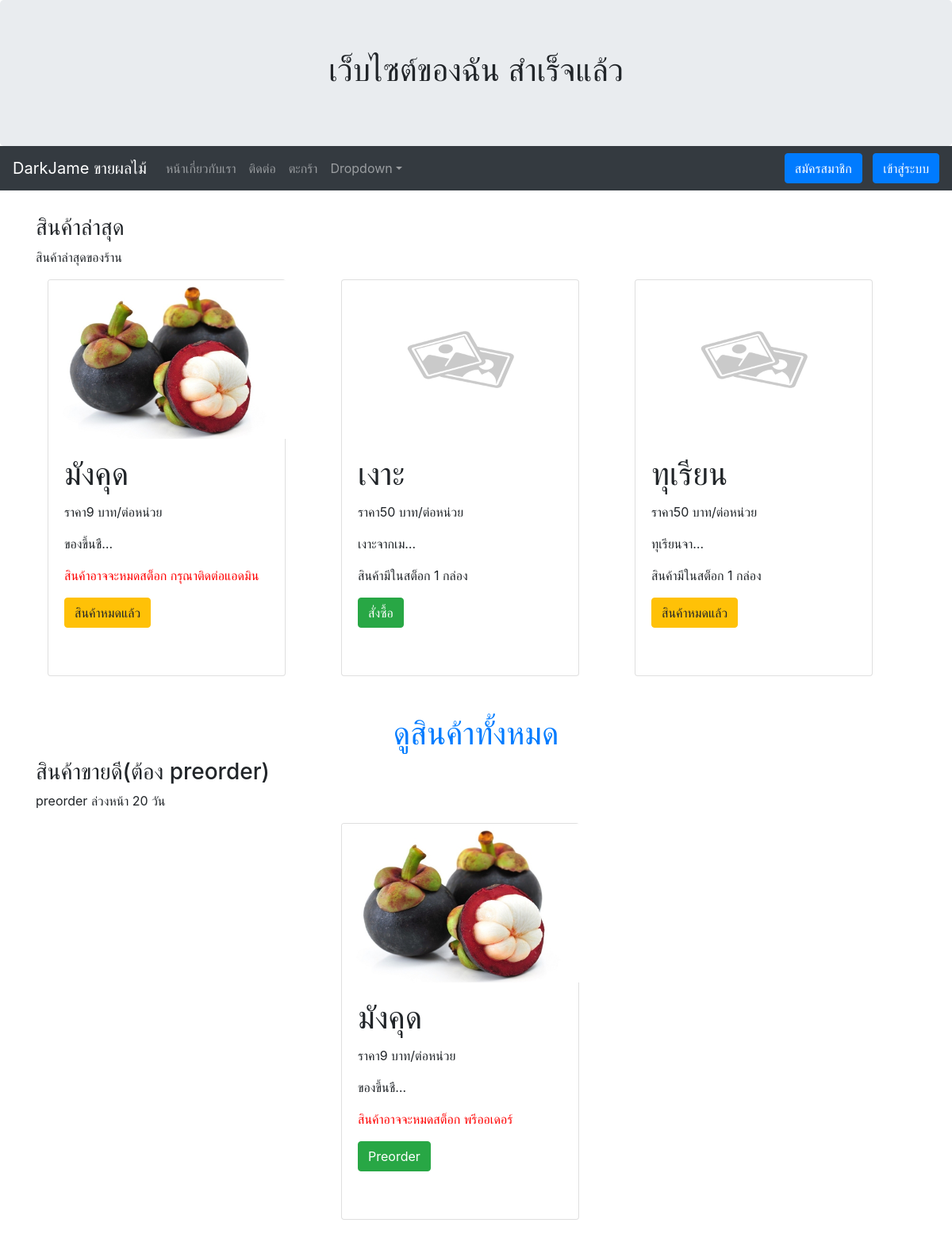
The app's page /, older data.
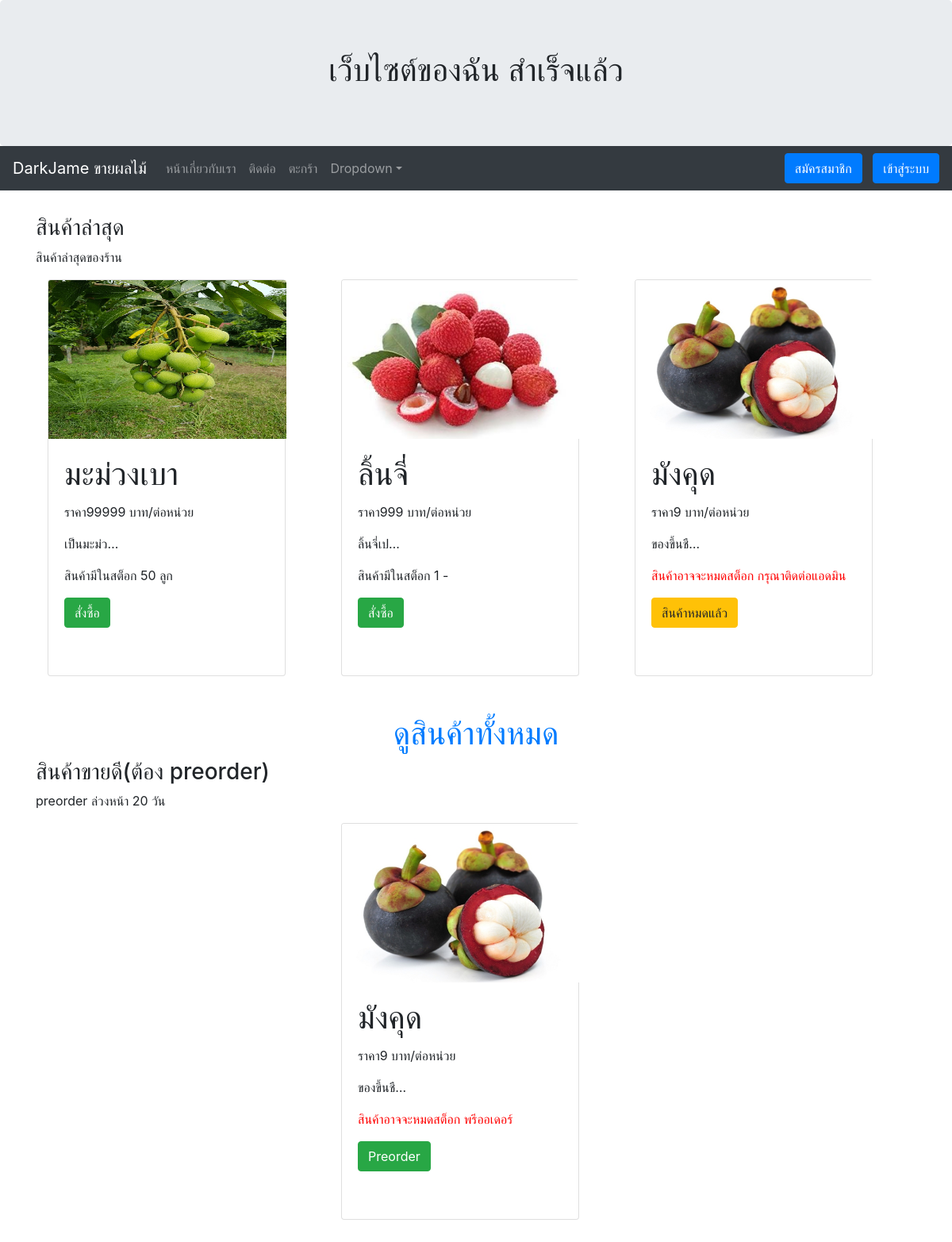
The same page, newer data.
### myapp/models.py (models this page shows, shortened)
class Allproduct(models.Model):
	name = models.CharField(max_length=100)
	price = models.CharField(max_length=100)
	detail = models.TextField(null=True, blank=True)
	imageurl = models.CharField(max_length=200, null=True, blank=True)
	instock = models.BooleanField(default=True)
	quantity = models.IntegerField(default=1)
	unit = models.CharField(max_length=200, default='-')
	image = models.ImageField(upload_to="products", null=True, blank=True)

### myapp/views.py (the view)
# urls.py: 2. Add a URL to urlpatterns:  path('', Home.as_view(), name='home')
def Home(request):
	product = Allproduct.objects.all().order_by('id').reverse()[:3]
	preorder = Allproduct.objects.filter(quantity__lte=0)
	context = {'product': product, 'preorder': preorder}
	return render(request, 'myapp/home.html', context)

### templates/myapp/home.html
{% extends 'myapp/base.html' %}
{% block content %}
    <h3>สินค้าล่าสุด</h3>
    <p>สินค้าล่าสุดของร้าน</p>
    <div class="container-fluid">
        <div class="row">
            {% for pd in product %}
                <div class="container col-sm-4">
                    <div class="card" style="width:300px; height:500px">
                        {% if pd.image %}
                            <img class="card-img-top" src="{{ pd.image.url }}" width="400px" style="width:300px; height: 200px; overflow: hidden">
                        {% else %}
                            <img class="card-img-top" src="/media/default.png" width="300" style="width:300px; height: 200px; overflow: hidden">
                        {% endif %}
                        <div class="card-body">
                            <h1 class="card-title">{{ pd.name }} </h1>
                            <p>ราคา{{ pd.price }} บาท/ต่อหน่วย</p>
                            <p>{{ pd.detail|truncatechars_html:10 }}</p>
                            {% if pd.quantity > 0 %}
                                <p>สินค้ามีในสต็อก {{ pd.quantity }} {{ pd.unit }}</p>
                            {% else %}
                                <p><span style="color: red; ">สินค้าอาจจะหมดสต็อก กรุณาติดต่อแอดมิน</span></p>
                            {% endif %}
                            {% if pd.instock == True %}
                                <a href="#" class="btn btn-success">สั่งซื้อ</a>
                            {% else %}
                                <a href="#" class="btn btn-warning">สินค้าหมดแล้ว</a>
                            {% endif %}
                        </div>
                    </div>
                    <br><br>
                </div>
            {% endfor %}
        </div>
    </div>
    <div class="container">
    <div style="text-align: center;"><h1><a href="{% url 'allproduct-page' %}">ดูสินค้าทั้งหมด</a></h1></div>
    </div>
    <h3>สินค้าขายดี(ต้อง preorder)</h3>
    <p>preorder ล่วงหน้า 20 วัน</p>
    <div class="container-fluid">
        <div class="row">
            {% for pd in preorder %}
                <div class="container col-sm-4">
                    <div class="card" style="width:300px; height:500px">
                        {% if pd.image %}
                            <img class="card-img-top" src="{{ pd.image.url }}" width="400px" style="width:300px; height: 200px; overflow: hidden">
                        {% else %}
                            <img class="card-img-top" src="/media/default.png" width="300" style="width:300px; height: 200px; overflow: hidden">
                        {% endif %}
                        <div class="card-body">
                            <h1 class="card-title">{{ pd.name }} </h1>
                            <p>ราคา{{ pd.price }} บาท/ต่อหน่วย</p>
                            <p>{{ pd.detail|truncatechars_html:10 }}</p>
                            {% if pd.quantity > 0 %}
                                <p>สินค้ามีในสต็อก {{ pd.quantity }} {{ pd.unit }}</p>
                            {% else %}
                                <p><span style="color: red; ">สินค้าอาจจะหมดสต็อก พรีออเดอร์</span></p>
                                <a href="#" class="btn btn-success">Preorder</a>
                            {% endif %}
                        </div>
                    </div>
                    <br><br>
                </div>
            {% endfor %}
        </div>
    </div>
{% endblock %}

Row changes from the older to the newer data that the page shows:
no longer on this page (row unchanged): Allproduct: name "เงาะ", price "50", detail "เงาะจากเม…", quantity "1", unit "กล่อง", instock "สั่งซื้อ", shown under "สินค้าล่าสุด"
no longer on this page (row unchanged): Allproduct: name "ทุเรียน", price "50", detail "ทุเรียนจา…", quantity "1", unit "กล่อง", instock "สินค้าหมดแล้ว", shown under "สินค้าล่าสุด"
added Allproduct: image (picture), name "มะม่วงเบา", price "99999", detail "เป็นมะม่ว…", quantity "50", unit "ลูก", instock "สั่งซื้อ", shown under "สินค้าล่าสุด"
added Allproduct: image (picture), name "ลิ้นจี่", price "999", detail "ลิ้นจี่เป…", quantity "1", unit "-", instock "สั่งซื้อ", shown under "สินค้าล่าสุด"
